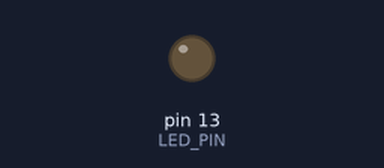
This sketch was run on a simulated Arduino Uno, built with avr-gcc and run on an emulated ATmega328P. Shown: output pins drawn as LEDs (lit = HIGH).

Above: at 1.8 s.
At 6.47 s:
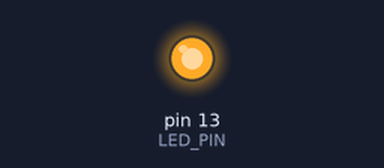
Timing chart, 0 to 6.8 s (numbered marks = the images above):
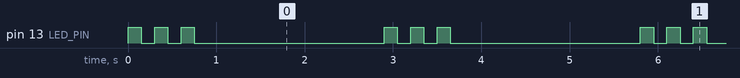

The sketch:

Q03_Railway_Platform_Indicator.ino
```cpp
/*
  Q3 - Railway Platform Indicator

  Problem:
    A platform indicator LED must give three quick flashes, pause for
    2 seconds, and then repeat the pattern.

  Components:
    - Arduino UNO R3
    - 1 x LED
    - 1 x 220 ohm resistor

  Pin mapping:
    D13 -> 220 ohm -> LED anode (long leg), LED cathode -> GND

  Expected behaviour:
    3 flashes (ON 150 ms / OFF 150 ms each), then LED stays OFF for
    2 s, then the pattern repeats.

  Assumptions:
    The 150 ms flash timing is our choice for "quick"; it is editable.
*/

const int LED_PIN = 13;

const int FLASH_COUNT = 3;
const unsigned long FLASH_ON_MS  = 150;
const unsigned long FLASH_OFF_MS = 150;
const unsigned long PAUSE_MS     = 2000;

void setup() {
  pinMode(LED_PIN, OUTPUT);
}

void loop() {
  for (int i = 0; i < FLASH_COUNT; i++) {
    digitalWrite(LED_PIN, HIGH);
    delay(FLASH_ON_MS);
    digitalWrite(LED_PIN, LOW);
    delay(FLASH_OFF_MS);
  }
  delay(PAUSE_MS);   // LED is already OFF here
}
```

Measured:
- by itself, pin 13 (LED_PIN): repeats every 2.9 s: 2 × (LOW 0.15 s, HIGH 0.15 s), LOW 2.2 s, HIGH 0.15 s
- by itself, everything shown: repeats every 2.9 s, in 6 steps
